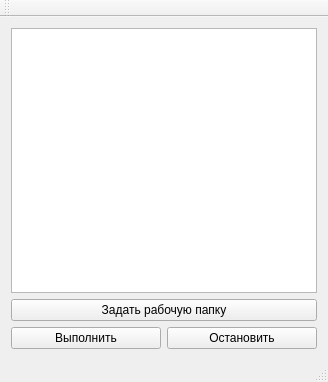
<?xml version="1.0" encoding="UTF-8"?>
<ui version="4.0">
 <class>MainWindow</class>
 <widget class="QMainWindow" name="MainWindow">
  <property name="geometry">
   <rect>
    <x>0</x>
    <y>0</y>
    <width>328</width>
    <height>382</height>
   </rect>
  </property>
  <property name="windowTitle">
   <string>Trade Emulator</string>
  </property>
  <widget class="QWidget" name="centralWidget">
   <layout class="QVBoxLayout" name="verticalLayout_3">
    <item>
     <layout class="QVBoxLayout" name="verticalLayout_2">
      <item>
       <widget class="QTextBrowser" name="textBrowser"/>
      </item>
      <item>
       <widget class="QPushButton" name="pushButton_dir">
        <property name="text">
         <string>Задать рабочую папку</string>
        </property>
       </widget>
      </item>
     </layout>
    </item>
    <item>
     <layout class="QHBoxLayout" name="horizontalLayout_2">
      <item>
       <widget class="QPushButton" name="pushButton_run">
        <property name="text">
         <string>Выполнить</string>
        </property>
       </widget>
      </item>
      <item>
       <widget class="QPushButton" name="pushButton_stop">
        <property name="text">
         <string>Остановить</string>
        </property>
       </widget>
      </item>
     </layout>
    </item>
   </layout>
  </widget>
  <widget class="QMenuBar" name="menuBar">
   <property name="geometry">
    <rect>
     <x>0</x>
     <y>0</y>
     <width>328</width>
     <height>21</height>
    </rect>
   </property>
  </widget>
  <widget class="QToolBar" name="mainToolBar">
   <attribute name="toolBarArea">
    <enum>TopToolBarArea</enum>
   </attribute>
   <attribute name="toolBarBreak">
    <bool>false</bool>
   </attribute>
  </widget>
  <widget class="QStatusBar" name="statusBar"/>
 </widget>
 <layoutdefault spacing="6" margin="11"/>
 <resources/>
 <connections/>
</ui>
